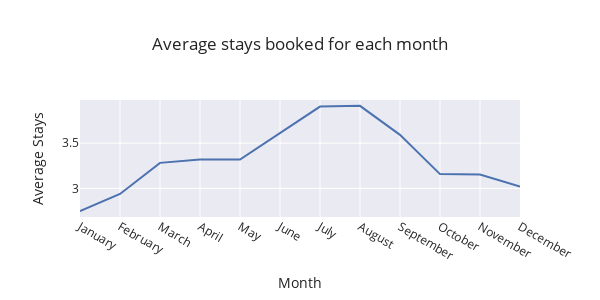

This figure's notebook cell:
### Code cell
# How long do people stay at the hotels?

df_duration = df[df['is_canceled'] == 0].copy()

# Sort the months in order
df_duration['arrival_date_month'] = pd.Categorical(df_price['arrival_date_month'], categories=ordered_months, ordered=True)
df_duration['stays_total'] = df['stays_in_week_nights'] + df['stays_in_weekend_nights']

grouped_duration = df_duration.groupby(by=['arrival_date_month'], observed=True)['stays_total'].mean().reset_index()

fig = px.line(
    grouped_duration,
    x='arrival_date_month',
    y='stays_total',
    hover_data=['stays_total'],
    title='Average stays booked for each month',
    labels={'stays_total': 'Average stays booked', 'arrival_date_month': 'Month'},
    template='seaborn',
    width=600,
    height=300,
)

fig.update_xaxes(title_text='Month')
fig.update_yaxes(title_text='Average Stays')

fig.show()

### Figure 1 — Plotly figure (JSON) as saved in the notebook; plotly's stock layout.template omitted (floating-point values rounded to 4 significant figures)
{"data": [{"hovertemplate": "Month=%{x}<br>Average stays booked=%{y}<extra></extra>", "legendgroup": "", "line": {"color": "rgb(76,114,176)", "dash": "solid"}, "marker": {"symbol": "circle"}, "mode": "lines", "name": "", "orientation": "v", "showlegend": false, "type": "scatter", "x": ["January", "February", "March", "April", "May", "June", "July", "August", "September", "October", "November", "December"], "xaxis": "x", "y": [2.749, 2.939, 3.282, 3.32, 3.32, 3.614, 3.904, 3.912, 3.592, 3.158, 3.154, 3.022], "yaxis": "y"}], "layout": {"height": 300, "legend": {"tracegroupgap": 0}, "title": {"text": "Average stays booked for each month"}, "width": 600, "xaxis": {"anchor": "y", "domain": [0, 1], "title": {"text": "Month"}}, "yaxis": {"anchor": "x", "domain": [0, 1], "title": {"text": "Average Stays"}}}}
